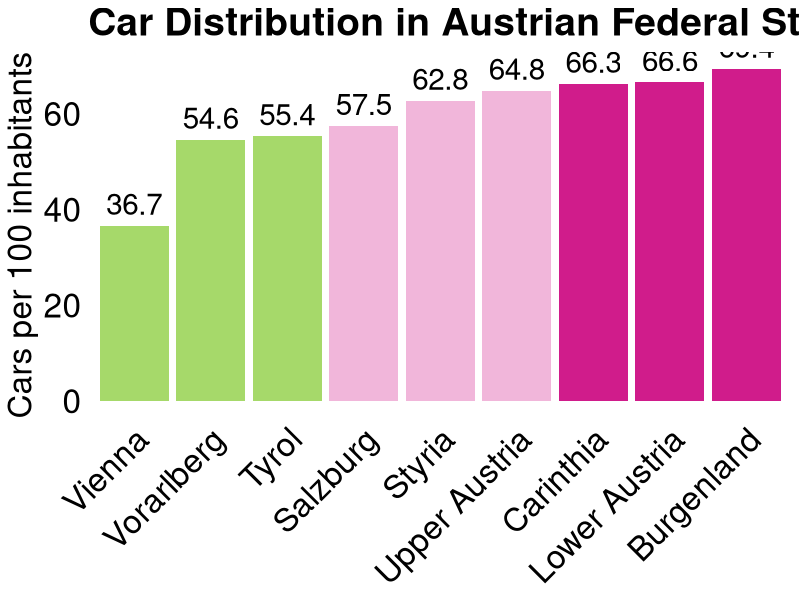
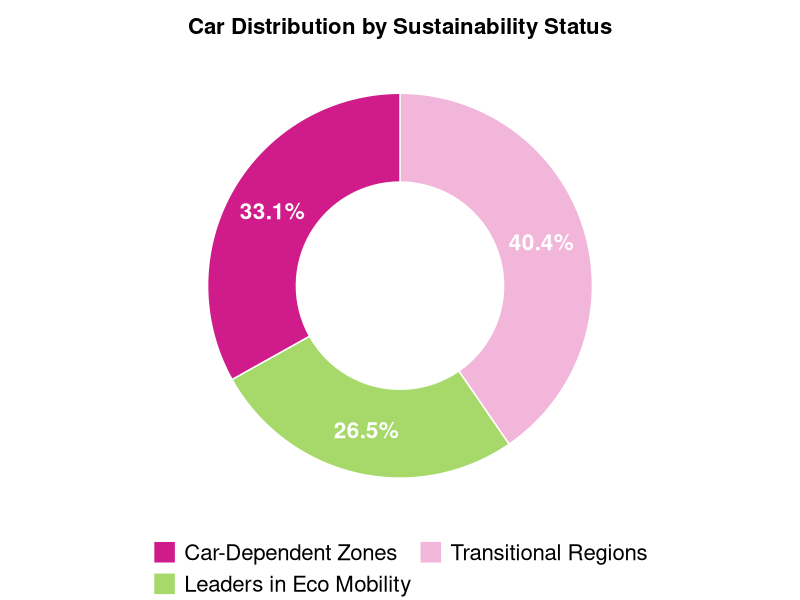
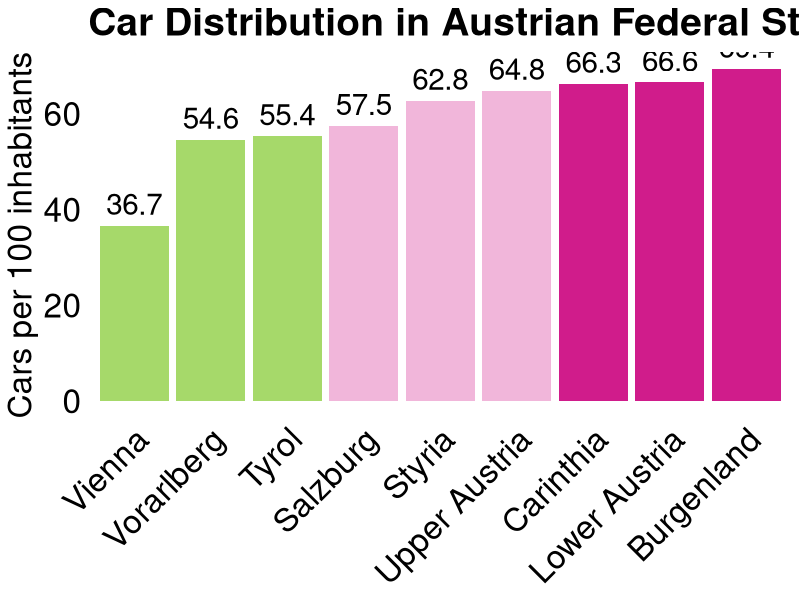
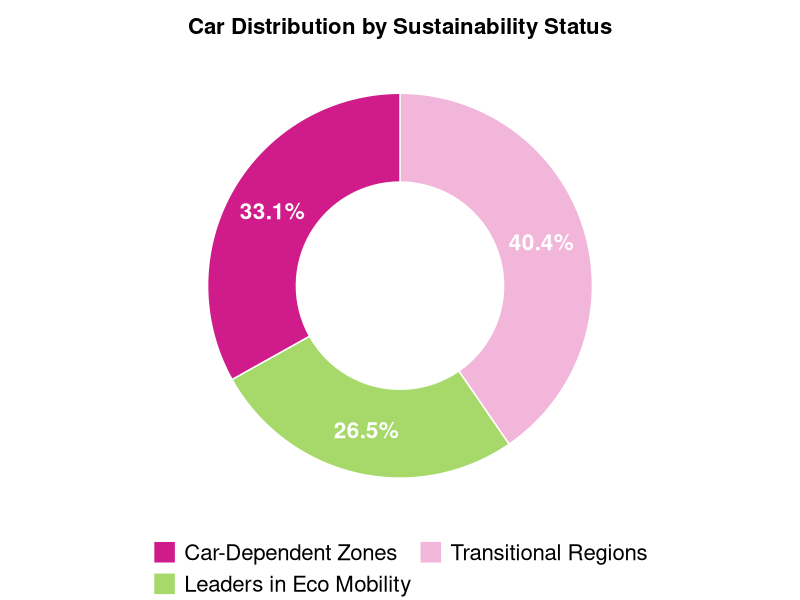

Write R code to recreate these figures, in order.
###Data Source###
#The data was acquired from Statistics Austria.
#I combined the data from two tables via Excel to create the input table for the visualizations
#called "Cars_in_Austria_adjusted.csv".

###Load libraries###
library(tidyverse)

###Load Data###
cars_at<-read.csv("Cars_in_Austria_adjusted.csv",sep=";")

###Filtering the data & removing the national total (Austria)###
filtered_data <- cars_at |>
  filter(!(Federal.state %in% c("Austria")))

###Calculating cars per 100 inhabitants for each federal state###
filtered_data <- filtered_data %>%
  mutate(Cars_per_Capita = (Cars / Population..01.01.2024.) * 100)


###Calculating quantiles to divide the data into three equally sized sustainability categories###
breaks <- quantile(filtered_data$Cars_per_Capita, probs = seq(0, 1, length.out = 4), na.rm = TRUE)
print(breaks)  

###Assigning each federal state to a sustainability category###
filtered_data$Sustainability_Category <- cut(
  filtered_data$Cars_per_Capita,
  breaks = breaks,
  include.lowest = TRUE,
  labels = c("Leaders in Eco Mobility", "Transitional Regions", "Car-Dependent Zones")
)

###Set custom colors###
category_colors <- c(
  "Leaders in Eco Mobility" = "#a6d96a", 
  "Transitional Regions" = "#f1b6da",  
  "Car-Dependent Zones" = "#d01c8b"  
)

###Create Bar Plot####
ggplot(filtered_data, aes(x = reorder(Federal.state, Cars_per_Capita), y = Cars_per_Capita, fill = Sustainability_Category)) +
  geom_col() +  
  geom_text(aes(label = round(Cars_per_Capita, 1)), vjust = -0.5, size = 7.5, color = "black") +  
  scale_fill_manual(values = category_colors, name = "Sustainability Status") +
  labs(
    title = "Car Distribution in Austrian Federal States",
    x = NULL,
    y = "Cars per 100 inhabitants"
  ) +
  theme_minimal() +
  theme(
    legend.position = "none",
    axis.text.x = element_text(angle = 45, hjust = 1, size = 24, color = "black"),
    axis.text.y = element_text(size = 24, color = "black"),
    axis.title.y = element_text(size = 24),
    plot.title = element_text(size = 28, face = "bold", hjust=0),
    panel.grid = element_blank()
  )

###Save Bar Plot###
ggsave(
  filename = "Barplot_Real_Car_Distribution_Austria.png",
  plot = last_plot(),        # oder dein Plot-Objekt, z. B. plot = my_plot
  width = 14, height = 9,    # Passe die Größe bei Bedarf an
  dpi = 300,
  bg = "transparent"
)

#####################################################################################

###Create Donut Chart###
## Calculating the total number of cars in each sustainability category##
cars_sus <- filtered_data |>
  filter(Sustainability_Category == "Leaders in Eco Mobility") |>
  pull(Cars) |>
  sum()
cars_trans <- filtered_data |>
  filter(Sustainability_Category == "Transitional Regions") |>
  pull(Cars) |>
  sum()
cars_dep<-filtered_data |>
  filter(Sustainability_Category == "Car-Dependent Zones") |>
  pull(Cars) |>
  sum()

##Retrieving the national total for comparison##
cars_total<-cars_at |>
  filter(Federal.state == "Austria") |>
  pull(Cars)

##Calculating the proportion of total cars in Austria for each sustainability category## 
prop_sus <- cars_sus / cars_total
prop_trans <- cars_trans / cars_total
prop_dep <- cars_dep / cars_total

## Creating a data frame including sustainability categories, percentages, labels, and label positions##
pie_data <- data.frame(
  class = c("Leaders in Eco Mobility", "Transitional Regions", "Car-Dependent Zones"),
  prop = c(prop_sus, prop_trans, prop_dep),
  colors = c("#a6d96a", "#f1b6da","#d01c8b")    
) %>%
  mutate(
    percent = round(prop * 100, 1),
    label = paste0(percent, "%")
  ) %>%
  arrange(desc(class)) %>%  
  mutate(lab.ypos = cumsum(prop) - 0.5 * prop)  

##Creating Final Plot##
ggplot(pie_data, aes(x = 2, y = prop, fill = class)) +
  geom_bar(stat = "identity", color="white") +  
  coord_polar(theta = "y", start=0) +
  geom_text(aes(y = lab.ypos, label = label), color = "white", size=5.7, fontface="bold")+
  scale_fill_manual(values = setNames(pie_data$colors, pie_data$class))+  
  theme_void() +  
  xlim(0.5,2.5)+
  labs(title = "Car Distribution by Sustainability Status") +
  theme(
    plot.title = element_text(
      face="bold",
      size = 16, 
      hjust = 0.5,
      margin = margin(t=10)  
    ),
    legend.title = element_blank(),
    legend.text = element_text(size = 16),
    legend.position = "bottom",
    legend.spacing.y = unit(0.1, "cm"),       
    plot.margin = margin(t = 3, r = 3, b = 3, l = 3)  
  )+
  guides(fill = guide_legend(nrow = 2))

###Save Donut Chart###
ggsave(
  filename = "Donut_Chart_Real_Sustainability_Status_.png",
  plot = last_plot(),        
  width = 7, height = 5,    
  dpi = 300,
  bg = "transparent"
)  